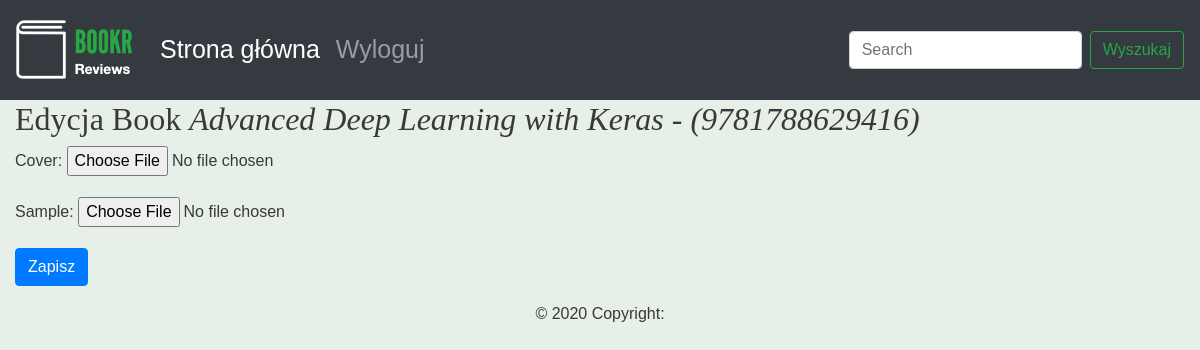
The app's page /book/1/media/, older data.
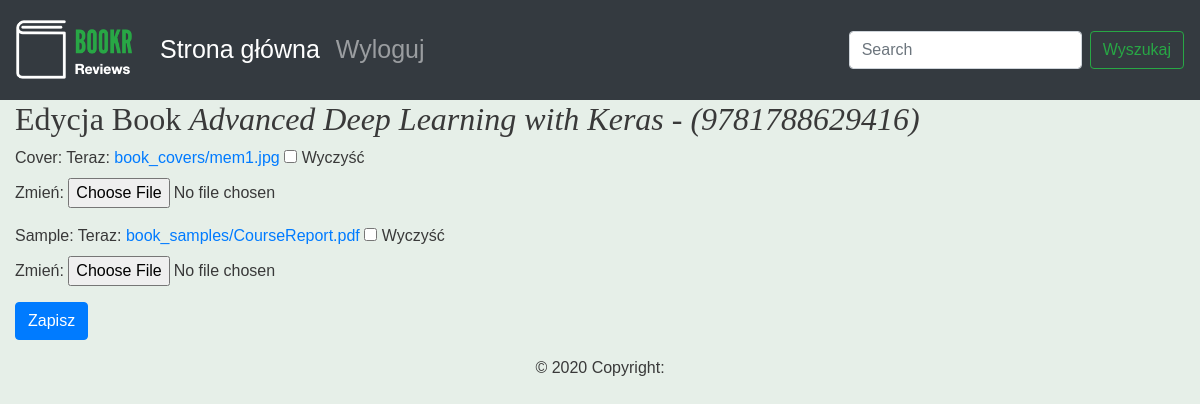
The same page, newer data.
### reviews/models.py (models this page shows, shortened)
class Book(models.Model):
    """Opublikowana książka."""
    title = models.CharField(max_length=70,
                             help_text="Tytuł książki.")
    publication_date = models.DateField(
        verbose_name="Data publikacji książki.")
    isbn = models.CharField(max_length=20,
                            verbose_name="Numer ISBN książki.")
    publisher = models.ForeignKey(Publisher, on_delete=models.CASCADE)
    contributors = models.ManyToManyField("Contributor", through="BookContributor")
    cover = models.ImageField(null=True, blank=True, upload_to="book_covers/")
    sample = models.FileField(null=True, blank=True, upload_to="book_samples/")
    def __str__(self):
        return "{} - ({})".format(self.title, self.isbn)

### reviews/views.py (the view)
# urls.py: path('book/<int:pk>/media/', views.book_media, name="book_media"),
def book_media(request, pk):
    book = get_object_or_404(Book, pk=pk)
    if request.method == "POST":
        form = BookMediaForm(request.POST, request.FILES, instance=book)
        if form.is_valid():
            book = form.save(False)
            cover = form.cleaned_data.get("cover")
            if cover:
                image = Image.open(cover)
                image.thumbnail((300, 300))
                image_data = BytesIO()
                image.save(fp=image_data, format=cover.image.format)
                image_file = ImageFile(image_data)
                book.cover.save(cover.name, image_file)
            book.save()
            messages.success(request, "Uaktualniono książkę \"{}\".".format(book))
            return redirect("book_detail", book.pk)
    else:
        form = BookMediaForm(instance=book)
    return render(request, "reviews/instance-form.html",
                  {"instance": book, "form": form, "model_type": "Book", "is_file_upload": True})

### reviews/forms.py
class BookMediaForm(forms.ModelForm):
    class Meta:
        model = Book
        fields = ["cover", "sample"]

### reviews/templates/reviews/instance-form.html (shortened to what this page needs)
{% extends 'reviews/base.html' %}
{% block content %}
<h2>
    {% if instance %}
        Edycja {{ model_type }} <em>{{ instance }}</em>
    {% else %}
        Nowy {{ model_type }}
    {% endif %}
</h2>
<form method="post" {% if is_file_upload %}enctype="multipart/form-data"{% endif %}>
    {{ form.as_p }}
    <button type="submit" class="btn btn-primary">
        {% if instance %}Zapisz{% else %}Utwórz{% endif %}
    </button>
</form>
{% endblock %}

### reviews/templates/reviews/base.html
{% extends 'base.html' %}
{% load static %}
{% block brand %}<img src="{% static 'reviews/logo.png' %}">{% endblock %}

### templates/base.html (shortened to what this page needs)
<!DOCTYPE html>
{% load static %}
<html lang="en">
<head>
    <link rel="stylesheet" href="https://cdn.jsdelivr.net/npm/bootstrap@4.4.1/dist/css/bootstrap.min.css">
    <link rel="stylesheet" href="https://cdnjs.cloudflare.com/ajax/libs/font-awesome/4.7.0/css/font-awesome.min.css">
    <link rel="stylesheet" href="{% static 'css/blog.css' %}">
</head>
<body>
<nav class="navbar navbar-expand-sm navbar-dark bg-dark sticky-top">
    <a class="navbar-brand" href="/">{% block brand %}<img src="{% static 'reviews/logo.png' %}">{% endblock %}</a>
        <div class="collapse navbar-collapse" id="navbarSupportedContent">
            <ul class="navbar-nav mr-auto">
                <li class="nav-item active">
                    <a class="nav-link" href="/books/">Strona główna <span class="sr-only">(current)</span></a>
                </li>
                <li class="nav-item">
                <a class="nav-link" href="#">Wyloguj</a>
                </li>
            </ul>
             <form action="{% url 'book_search' %}" class="form-inline my-2 my-lg-0">
              <input class="form-control mr-sm-2" type="search" placeholder="Search" aria-label="Search" value="{{ search_text }}">
              <button class="btn btn-outline-success my-2 my-sm-0" type="submit">Wyszukaj</button>
            </form>
          </div>
</nav>
<div class="container-fluid">
{% block content %}{% endblock %}
</div>
<footer class="page-footer font-small blue">
    <div class="footer-copyright text-center py-3">© 2020 Copyright:</div>
</footer>
</body>
</html>

### reviews/static/css/blog.css (style rules this page uses)
.navbar { min-height: 100px; font-size: 25px; }
.navbar-brand { font-size: 25px; }
.navbar-brand > img { height: 60px; }
body { font-family: 'Source Sans Pro', sans-serif; background-color: #e6efe8; color: #393939; }
h1, h2, h3, h4, h5, h6 { font-family: 'Libre Baskerville', serif; }

Row changes from the older to the newer data that the page shows:
changed Book "Advanced Deep Learning with Keras - (9781788629416)": cover empty → "book_covers/mem1.jpg" (drawn)
Text that changed along with them:
form field as_p: (not shown) → "☐"
text no longer shown: "Cover: Sample:"
text now shown: "Cover: Teraz: book_covers/mem1.jpg Wyczyść Zmień: Sample: Teraz: book_samples/CourseReport.pdf Wyczyść Zmień:"
